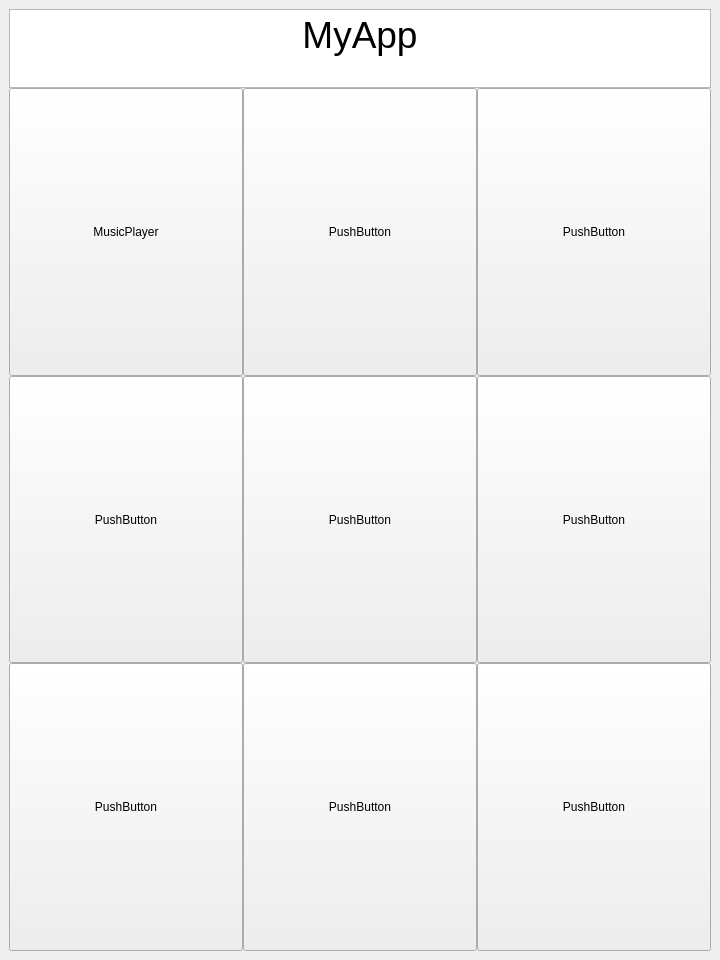
<?xml version="1.0" encoding="UTF-8"?>
<ui version="4.0">
 <class>MainWindow</class>
 <widget class="QMainWindow" name="MainWindow">
  <property name="geometry">
   <rect>
    <x>0</x>
    <y>0</y>
    <width>720</width>
    <height>960</height>
   </rect>
  </property>
  <property name="windowTitle">
   <string>MainWindow</string>
  </property>
  <widget class="QWidget" name="centralwidget">
   <property name="sizePolicy">
    <sizepolicy hsizetype="Expanding" vsizetype="Expanding">
     <horstretch>0</horstretch>
     <verstretch>0</verstretch>
    </sizepolicy>
   </property>
   <layout class="QGridLayout" name="gridLayout">
    <item row="0" column="0">
     <layout class="QVBoxLayout" name="verticalLayout" stretch="1,11">
      <property name="spacing">
       <number>0</number>
      </property>
      <property name="leftMargin">
       <number>0</number>
      </property>
      <property name="topMargin">
       <number>0</number>
      </property>
      <property name="rightMargin">
       <number>0</number>
      </property>
      <property name="bottomMargin">
       <number>0</number>
      </property>
      <item>
       <widget class="QTextBrowser" name="textBrowser">
        <property name="enabled">
         <bool>true</bool>
        </property>
        <property name="sizePolicy">
         <sizepolicy hsizetype="Expanding" vsizetype="Expanding">
          <horstretch>0</horstretch>
          <verstretch>0</verstretch>
         </sizepolicy>
        </property>
        <property name="readOnly">
         <bool>true</bool>
        </property>
        <property name="html">
         <string>&lt;!DOCTYPE HTML PUBLIC &quot;-//W3C//DTD HTML 4.0//EN&quot; &quot;http://www.w3.org/TR/REC-html40/strict.dtd&quot;&gt;
&lt;html&gt;&lt;head&gt;&lt;meta name=&quot;qrichtext&quot; content=&quot;1&quot; /&gt;&lt;meta charset=&quot;utf-8&quot; /&gt;&lt;style type=&quot;text/css&quot;&gt;
p, li { white-space: pre-wrap; }
hr { height: 1px; border-width: 0; }
li.unchecked::marker { content: &quot;\2610&quot;; }
li.checked::marker { content: &quot;\2612&quot;; }
&lt;/style&gt;&lt;/head&gt;&lt;body style=&quot; font-family:'Microsoft YaHei UI'; font-size:9pt; font-weight:400; font-style:normal;&quot;&gt;
&lt;p align=&quot;center&quot; style=&quot; margin-top:0px; margin-bottom:0px; margin-left:0px; margin-right:0px; -qt-block-indent:0; text-indent:0px;&quot;&gt;&lt;span style=&quot; font-size:28pt;&quot;&gt;MyApp&lt;/span&gt;&lt;/p&gt;&lt;/body&gt;&lt;/html&gt;</string>
        </property>
       </widget>
      </item>
      <item>
       <widget class="QStackedWidget" name="stackedWidget">
        <property name="sizePolicy">
         <sizepolicy hsizetype="Expanding" vsizetype="Expanding">
          <horstretch>0</horstretch>
          <verstretch>0</verstretch>
         </sizepolicy>
        </property>
        <property name="currentIndex">
         <number>0</number>
        </property>
        <widget class="QWidget" name="page1">
         <property name="sizePolicy">
          <sizepolicy hsizetype="Expanding" vsizetype="Expanding">
           <horstretch>0</horstretch>
           <verstretch>0</verstretch>
          </sizepolicy>
         </property>
         <layout class="QGridLayout" name="gridLayout_3">
          <property name="leftMargin">
           <number>0</number>
          </property>
          <property name="topMargin">
           <number>0</number>
          </property>
          <property name="rightMargin">
           <number>0</number>
          </property>
          <property name="bottomMargin">
           <number>0</number>
          </property>
          <property name="spacing">
           <number>0</number>
          </property>
          <item row="0" column="0">
           <layout class="QGridLayout" name="gridLayout_2">
            <property name="spacing">
             <number>0</number>
            </property>
            <item row="1" column="5">
             <widget class="QPushButton" name="pushButton_6">
              <property name="sizePolicy">
               <sizepolicy hsizetype="Expanding" vsizetype="Expanding">
                <horstretch>0</horstretch>
                <verstretch>0</verstretch>
               </sizepolicy>
              </property>
              <property name="text">
               <string>PushButton</string>
              </property>
             </widget>
            </item>
            <item row="0" column="3">
             <widget class="QPushButton" name="musicPlayer_page_2">
              <property name="sizePolicy">
               <sizepolicy hsizetype="Expanding" vsizetype="Expanding">
                <horstretch>0</horstretch>
                <verstretch>0</verstretch>
               </sizepolicy>
              </property>
              <property name="text">
               <string>PushButton</string>
              </property>
             </widget>
            </item>
            <item row="2" column="1">
             <widget class="QPushButton" name="pushButton_7">
              <property name="sizePolicy">
               <sizepolicy hsizetype="Expanding" vsizetype="Expanding">
                <horstretch>0</horstretch>
                <verstretch>0</verstretch>
               </sizepolicy>
              </property>
              <property name="text">
               <string>PushButton</string>
              </property>
             </widget>
            </item>
            <item row="2" column="5">
             <widget class="QPushButton" name="pushButton_9">
              <property name="sizePolicy">
               <sizepolicy hsizetype="Expanding" vsizetype="Expanding">
                <horstretch>0</horstretch>
                <verstretch>0</verstretch>
               </sizepolicy>
              </property>
              <property name="text">
               <string>PushButton</string>
              </property>
             </widget>
            </item>
            <item row="2" column="3">
             <widget class="QPushButton" name="pushButton_8">
              <property name="sizePolicy">
               <sizepolicy hsizetype="Expanding" vsizetype="Expanding">
                <horstretch>0</horstretch>
                <verstretch>0</verstretch>
               </sizepolicy>
              </property>
              <property name="text">
               <string>PushButton</string>
              </property>
             </widget>
            </item>
            <item row="0" column="5">
             <widget class="QPushButton" name="pushButton_3">
              <property name="sizePolicy">
               <sizepolicy hsizetype="Expanding" vsizetype="Expanding">
                <horstretch>0</horstretch>
                <verstretch>0</verstretch>
               </sizepolicy>
              </property>
              <property name="text">
               <string>PushButton</string>
              </property>
             </widget>
            </item>
            <item row="1" column="1">
             <widget class="QPushButton" name="pushButton_4">
              <property name="sizePolicy">
               <sizepolicy hsizetype="Expanding" vsizetype="Expanding">
                <horstretch>0</horstretch>
                <verstretch>0</verstretch>
               </sizepolicy>
              </property>
              <property name="text">
               <string>PushButton</string>
              </property>
             </widget>
            </item>
            <item row="1" column="3">
             <widget class="QPushButton" name="pushButton_5">
              <property name="sizePolicy">
               <sizepolicy hsizetype="Expanding" vsizetype="Expanding">
                <horstretch>0</horstretch>
                <verstretch>0</verstretch>
               </sizepolicy>
              </property>
              <property name="text">
               <string>PushButton</string>
              </property>
             </widget>
            </item>
            <item row="0" column="1">
             <widget class="QPushButton" name="musicPlayer_page_1">
              <property name="sizePolicy">
               <sizepolicy hsizetype="Expanding" vsizetype="Expanding">
                <horstretch>0</horstretch>
                <verstretch>0</verstretch>
               </sizepolicy>
              </property>
              <property name="text">
               <string>MusicPlayer</string>
              </property>
             </widget>
            </item>
           </layout>
          </item>
         </layout>
        </widget>
        <widget class="QWidget" name="page2">
         <property name="sizePolicy">
          <sizepolicy hsizetype="Expanding" vsizetype="Expanding">
           <horstretch>0</horstretch>
           <verstretch>0</verstretch>
          </sizepolicy>
         </property>
         <layout class="QGridLayout" name="gridLayout_4">
          <property name="topMargin">
           <number>0</number>
          </property>
          <property name="rightMargin">
           <number>0</number>
          </property>
          <property name="bottomMargin">
           <number>0</number>
          </property>
          <property name="spacing">
           <number>0</number>
          </property>
          <item row="0" column="0">
           <layout class="QVBoxLayout" name="verticalLayout_2" stretch="3,45,3,2,5,5">
            <property name="spacing">
             <number>0</number>
            </property>
            <item>
             <widget class="QPushButton" name="back_musicPlayer">
              <property name="sizePolicy">
               <sizepolicy hsizetype="Maximum" vsizetype="Minimum">
                <horstretch>0</horstretch>
                <verstretch>0</verstretch>
               </sizepolicy>
              </property>
              <property name="minimumSize">
               <size>
                <width>0</width>
                <height>25</height>
               </size>
              </property>
              <property name="maximumSize">
               <size>
                <width>75</width>
                <height>16777215</height>
               </size>
              </property>
              <property name="text">
               <string>back</string>
              </property>
             </widget>
            </item>
            <item>
             <widget class="QTextEdit" name="textEdit"/>
            </item>
            <item>
             <widget class="QSlider" name="horizontalSlider">
              <property name="sizePolicy">
               <sizepolicy hsizetype="Expanding" vsizetype="Expanding">
                <horstretch>0</horstretch>
                <verstretch>0</verstretch>
               </sizepolicy>
              </property>
              <property name="orientation">
               <enum>Qt::Orientation::Horizontal</enum>
              </property>
              <property name="tickPosition">
               <enum>QSlider::TickPosition::NoTicks</enum>
              </property>
             </widget>
            </item>
            <item>
             <layout class="QHBoxLayout" name="horizontalLayout_2" stretch="1,15,1">
              <property name="spacing">
               <number>0</number>
              </property>
              <property name="bottomMargin">
               <number>35</number>
              </property>
              <item>
               <widget class="QLabel" name="label">
                <property name="sizePolicy">
                 <sizepolicy hsizetype="Expanding" vsizetype="Expanding">
                  <horstretch>0</horstretch>
                  <verstretch>0</verstretch>
                 </sizepolicy>
                </property>
                <property name="text">
                 <string>0.00</string>
                </property>
                <property name="alignment">
                 <set>Qt::AlignmentFlag::AlignCenter</set>
                </property>
               </widget>
              </item>
              <item>
               <spacer name="horizontalSpacer">
                <property name="orientation">
                 <enum>Qt::Orientation::Horizontal</enum>
                </property>
                <property name="sizeHint" stdset="0">
                 <size>
                  <width>40</width>
                  <height>20</height>
                 </size>
                </property>
               </spacer>
              </item>
              <item>
               <widget class="QLabel" name="label_2">
                <property name="sizePolicy">
                 <sizepolicy hsizetype="Expanding" vsizetype="Expanding">
                  <horstretch>0</horstretch>
                  <verstretch>0</verstretch>
                 </sizepolicy>
                </property>
                <property name="font">
                 <font>
                  <pointsize>10</pointsize>
                 </font>
                </property>
                <property name="text">
                 <string>0.00</string>
                </property>
                <property name="alignment">
                 <set>Qt::AlignmentFlag::AlignCenter</set>
                </property>
               </widget>
              </item>
             </layout>
            </item>
            <item>
             <layout class="QHBoxLayout" name="horizontalLayout">
              <property name="spacing">
               <number>0</number>
              </property>
              <item>
               <widget class="QPushButton" name="mode">
                <property name="sizePolicy">
                 <sizepolicy hsizetype="Expanding" vsizetype="Expanding">
                  <horstretch>0</horstretch>
                  <verstretch>0</verstretch>
                 </sizepolicy>
                </property>
                <property name="font">
                 <font>
                  <pointsize>15</pointsize>
                 </font>
                </property>
                <property name="text">
                 <string>mode</string>
                </property>
               </widget>
              </item>
              <item>
               <widget class="QPushButton" name="pre">
                <property name="sizePolicy">
                 <sizepolicy hsizetype="Expanding" vsizetype="Expanding">
                  <horstretch>0</horstretch>
                  <verstretch>0</verstretch>
                 </sizepolicy>
                </property>
                <property name="font">
                 <font>
                  <pointsize>15</pointsize>
                 </font>
                </property>
                <property name="text">
                 <string>pre</string>
                </property>
               </widget>
              </item>
              <item>
               <widget class="QPushButton" name="s_or_e">
                <property name="sizePolicy">
                 <sizepolicy hsizetype="Expanding" vsizetype="Expanding">
                  <horstretch>0</horstretch>
                  <verstretch>0</verstretch>
                 </sizepolicy>
                </property>
                <property name="font">
                 <font>
                  <pointsize>15</pointsize>
                 </font>
                </property>
                <property name="text">
                 <string>start/end</string>
                </property>
               </widget>
              </item>
              <item>
               <widget class="QPushButton" name="next">
                <property name="sizePolicy">
                 <sizepolicy hsizetype="Expanding" vsizetype="Expanding">
                  <horstretch>0</horstretch>
                  <verstretch>0</verstretch>
                 </sizepolicy>
                </property>
                <property name="font">
                 <font>
                  <pointsize>15</pointsize>
                 </font>
                </property>
                <property name="text">
                 <string>next</string>
                </property>
               </widget>
              </item>
              <item>
               <widget class="QPushButton" name="list">
                <property name="sizePolicy">
                 <sizepolicy hsizetype="Expanding" vsizetype="Expanding">
                  <horstretch>0</horstretch>
                  <verstretch>0</verstretch>
                 </sizepolicy>
                </property>
                <property name="font">
                 <font>
                  <pointsize>15</pointsize>
                 </font>
                </property>
                <property name="text">
                 <string>list</string>
                </property>
               </widget>
              </item>
             </layout>
            </item>
            <item>
             <spacer name="verticalSpacer">
              <property name="orientation">
               <enum>Qt::Orientation::Vertical</enum>
              </property>
              <property name="sizeHint" stdset="0">
               <size>
                <width>20</width>
                <height>40</height>
               </size>
              </property>
             </spacer>
            </item>
           </layout>
          </item>
         </layout>
        </widget>
        <widget class="QWidget" name="page3">
         <property name="sizePolicy">
          <sizepolicy hsizetype="Expanding" vsizetype="Expanding">
           <horstretch>0</horstretch>
           <verstretch>0</verstretch>
          </sizepolicy>
         </property>
         <layout class="QGridLayout" name="gridLayout_7">
          <property name="leftMargin">
           <number>0</number>
          </property>
          <property name="topMargin">
           <number>0</number>
          </property>
          <property name="rightMargin">
           <number>0</number>
          </property>
          <property name="bottomMargin">
           <number>0</number>
          </property>
          <property name="spacing">
           <number>0</number>
          </property>
          <item row="0" column="0">
           <layout class="QGridLayout" name="gridLayout_6" rowstretch="1,20" columnstretch="1,6">
            <property name="spacing">
             <number>0</number>
            </property>
            <item row="0" column="1">
             <spacer name="horizontalSpacer_2">
              <property name="orientation">
               <enum>Qt::Orientation::Horizontal</enum>
              </property>
              <property name="sizeHint" stdset="0">
               <size>
                <width>40</width>
                <height>20</height>
               </size>
              </property>
             </spacer>
            </item>
            <item row="0" column="0">
             <widget class="QPushButton" name="back_musicPlayer_2">
              <property name="sizePolicy">
               <sizepolicy hsizetype="Expanding" vsizetype="Expanding">
                <horstretch>0</horstretch>
                <verstretch>0</verstretch>
               </sizepolicy>
              </property>
              <property name="text">
               <string>back</string>
              </property>
             </widget>
            </item>
            <item row="1" column="0">
             <spacer name="verticalSpacer_3">
              <property name="orientation">
               <enum>Qt::Orientation::Vertical</enum>
              </property>
              <property name="sizeHint" stdset="0">
               <size>
                <width>20</width>
                <height>40</height>
               </size>
              </property>
             </spacer>
            </item>
           </layout>
          </item>
         </layout>
        </widget>
       </widget>
      </item>
     </layout>
    </item>
   </layout>
  </widget>
 </widget>
 <resources/>
 <connections/>
</ui>
